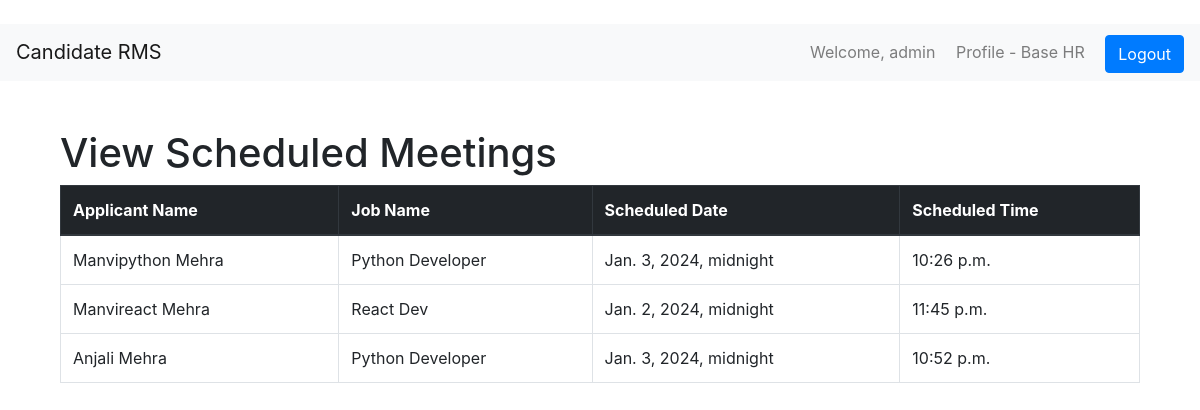
Page /view_scheduled_meetings/ (signed in) on the earlier database version.
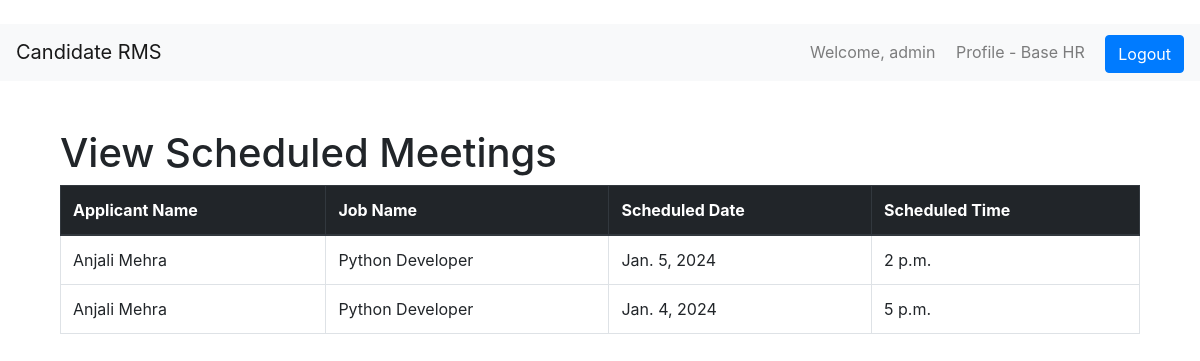
Same page on the later database version.
### main/models.py (models this page shows, shortened)
class MeetingSchedule(models.Model):
    job_application = models.ForeignKey('JobApplication', on_delete=models.CASCADE)
    scheduled_by = models.ForeignKey(User, on_delete=models.CASCADE, null=True, blank=True)
    scheduled_meet_date = models.DateField(null=True, blank=True)
    scheduled_meet_time = models.TimeField(null=True, blank=True)
    scheduled_meet_link = models.URLField(max_length=200, null=True, blank=True)
    scheduled_meet_attendees = models.ManyToManyField(User, related_name='meeting_attendees', blank=True)
    logs = models.DateTimeField(auto_now_add=True, null=True, blank=True)

class JobApplication(models.Model):
    user = models.ForeignKey(User, on_delete=models.CASCADE)
    job = models.ForeignKey(Job, on_delete=models.CASCADE, null=True)
    f_name = models.CharField(max_length=100)
    l_name = models.CharField(max_length=100)
    gender = models.CharField(max_length=20)
    username = models.CharField(max_length=100)
    email = models.EmailField(max_length=100)
    ph_num = PhoneNumberField()
    linkedin = models.URLField(max_length=200)
    github = models.URLField(max_length=200)
    resume = models.FileField(upload_to='resumes')
    hear = models.CharField(max_length=100)
    current_city = models.CharField(max_length=100)
    postal_code = models.CharField(max_length=10)
    available_date = models.DateField()
    logs = models.DateTimeField(auto_now_add=True, null=True, blank=True)
    hr_is_accepted = models.BooleanField(default=False)
    teamlead_is_accepted = models.BooleanField(default=False)
    manager_is_accepted = models.BooleanField(default=False)
    mainHr_is_accepted = models.BooleanField(default=False)
    mainHr_to_hr = models.BooleanField(default=False)
    meetscheduled_by_hr = models.BooleanField(default=False)
    slug = models.SlugField(unique=True, blank=True, null=True)
    logsjson = models.TextField(blank=True, null=True)
    first_view = models.BooleanField(default=False)

class Job(models.Model):
    job_name = models.CharField(max_length=255)
    job_release_date = models.DateField()
    job_closing_date = models.DateField()
    job_location = models.CharField(max_length=255)
    about_company = models.TextField()
    project_role = models.CharField(max_length=255)
    project_role_desc = models.TextField()
    work_experience = models.PositiveIntegerField()
    must_have_skills = models.TextField()
    good_to_have_skills = models.TextField()
    job_requirements = models.TextField()
    qualifications = models.TextField()
    types = [
        ('FullTime', 'FullTime'),
        ('PartTime', 'PartTime'),
        ('Internship', 'Internship')
    ]
    job_type = models.CharField(max_length=100, choices=types)
    released_by = models.ForeignKey(User, on_delete=models.CASCADE, null=True, blank=True)
    slug = AutoSlugField(populate_from='job_name', unique=True, null=True, blank=True)

### main/views.py (the view)
# urls.py: path('view_scheduled_meetings/', ViewScheduledMeetings.as_view(), name='view_scheduled_meetings'),
class ViewScheduledMeetings(UserPassesTestMixin, View):
    template_name = 'view_scheduled_meetings.html'
    def test_func(self):
        user = self.request.user
        return user.is_authenticated and (user.profile.is_hr or user.profile.is_teamlead or user.profile.is_teamMember)
    def get(self, request):
        user = self.request.user
        if user.profile.is_hr:
            meetings = MeetingSchedule.objects.filter(scheduled_by=user)
        elif user.profile.is_teamlead:
            meetings = MeetingSchedule.objects.filter(scheduled_meet_attendees=user)
        elif user.profile.is_teamMember:
            meetings = MeetingSchedule.objects.filter(scheduled_meet_attendees=user)
        else:
            meetings = MeetingSchedule.objects.none()
        return render(request, self.template_name, {'meetings': meetings})

### templates/view_scheduled_meetings.html (shortened to what this page needs)
{% extends 'base.html' %}
{% block content %}
    <div class="container mt-5">
      <h1>View Scheduled Meetings</h1>
      <table class="table table-bordered">
        <thead class="thead-dark">
          <tr>
            <th scope="col">Applicant Name</th>
            <th scope="col">Job Name</th>
            <th scope="col">Scheduled Date</th>
            <th scope="col">Scheduled Time</th>
          </tr>
        </thead>
        <tbody>
          {% for meeting in meetings %}
            <tr>
              <td>{{ meeting.job_application.f_name }} {{ meeting.job_application.l_name }}</td>
              <td>{{ meeting.job_application.job.job_name }}</td>
              <td>{{ meeting.scheduled_meet_date }}</td>
              <td>{{ meeting.scheduled_meet_time }}</td>
             </tr>
          {% endfor %}
        </tbody>
      </table>
    </div>
{% endblock %}

### templates/base.html (shortened to what this page needs)
<!DOCTYPE html>
<html lang="en">
<head>
    <link rel="stylesheet" href="https://stackpath.bootstrapcdn.com/bootstrap/4.3.1/css/bootstrap.min.css">
<link rel="stylesheet" href="https://maxcdn.bootstrapcdn.com/bootstrap/4.0.0/css/bootstrap.min.css">
<link rel="stylesheet" href="https://cdnjs.cloudflare.com/ajax/libs/fullcalendar/3.10.2/fullcalendar.min.css" />
</head>
<body>
    <br>
    <nav class="navbar navbar-expand-lg navbar-light bg-light">
        <a class="navbar-brand" href="{% url 'home' %}">Candidate RMS</a>
        <div class="collapse navbar-collapse" id="navbarNav">
            <ul class="navbar-nav ml-auto">
                <li class="nav-item">
                    {% if user.is_authenticated %}
                        <span class="navbar-text mr-3">Welcome, {{ user.username }}</span>
                        {% if request.user.profile.is_hr %}
                        <span class="navbar-text mr-3">Profile - Base HR</span>
                        {% elif request.user.profile.is_teamlead %}
                        <span class="navbar-text mr-3">Profile - Team Lead</span>
                        {% elif request.user.profile.is_teamMember %}
                        <span class="navbar-text mr-3">Profile - Team Member</span>
                        {% elif request.user.profile.is_manager %}
                        <span class="navbar-text mr-3">Profile - Manager</span>
                        {% elif request.user.profile.is_mainHr %}
                        <span class="navbar-text mr-3">Profile - Main HR</span>
                        {% elif request.user.profile.is_onboardingHr %}
                        <span class="navbar-text mr-3">Profile - Onboarding HR</span>
                        {% else %}
                        <span class="navbar-text mr-3">Profile - Applicant</span>
                        {% endif %}
                        <a class="btn btn-primary" href="{% url 'custom_logout' %}">Logout</a>
                    {% else %}
                        <a class="btn btn-primary" href="{% url 'custom_login' %}">Login</a>
                    {% endif %}
                </li>
            </ul>
        </div>
    </nav>
    <div class="container mt-5">
        {% block content %}{% endblock %}
    </div>
     <link rel="stylesheet" href="https://cdnjs.cloudflare.com/ajax/libs/fullcalendar/3.10.2/fullcalendar.min.css" />
</body>
</html>

Differences in the rows shown:
removed MeetingSchedule: job_application.f_name "Manvipython", job_application.l_name "Mehra", job_application.job.job_name "Python Developer", scheduled_meet_date "Jan. 3, 2024, midnight", scheduled_meet_time "10:26 p.m."
removed MeetingSchedule: job_application.f_name "Manvireact", job_application.l_name "Mehra", job_application.job.job_name "React Dev", scheduled_meet_date "Jan. 2, 2024, midnight", scheduled_meet_time "11:45 p.m."
removed MeetingSchedule: job_application.f_name "Anjali", job_application.l_name "Mehra", job_application.job.job_name "Python Developer", scheduled_meet_date "Jan. 3, 2024, midnight", scheduled_meet_time "10:52 p.m."
added MeetingSchedule: job_application.f_name "Anjali", job_application.l_name "Mehra", job_application.job.job_name "Python Developer", scheduled_meet_date "Jan. 5, 2024", scheduled_meet_time "2 p.m."
added MeetingSchedule: job_application.f_name "Anjali", job_application.l_name "Mehra", job_application.job.job_name "Python Developer", scheduled_meet_date "Jan. 4, 2024", scheduled_meet_time "5 p.m."
